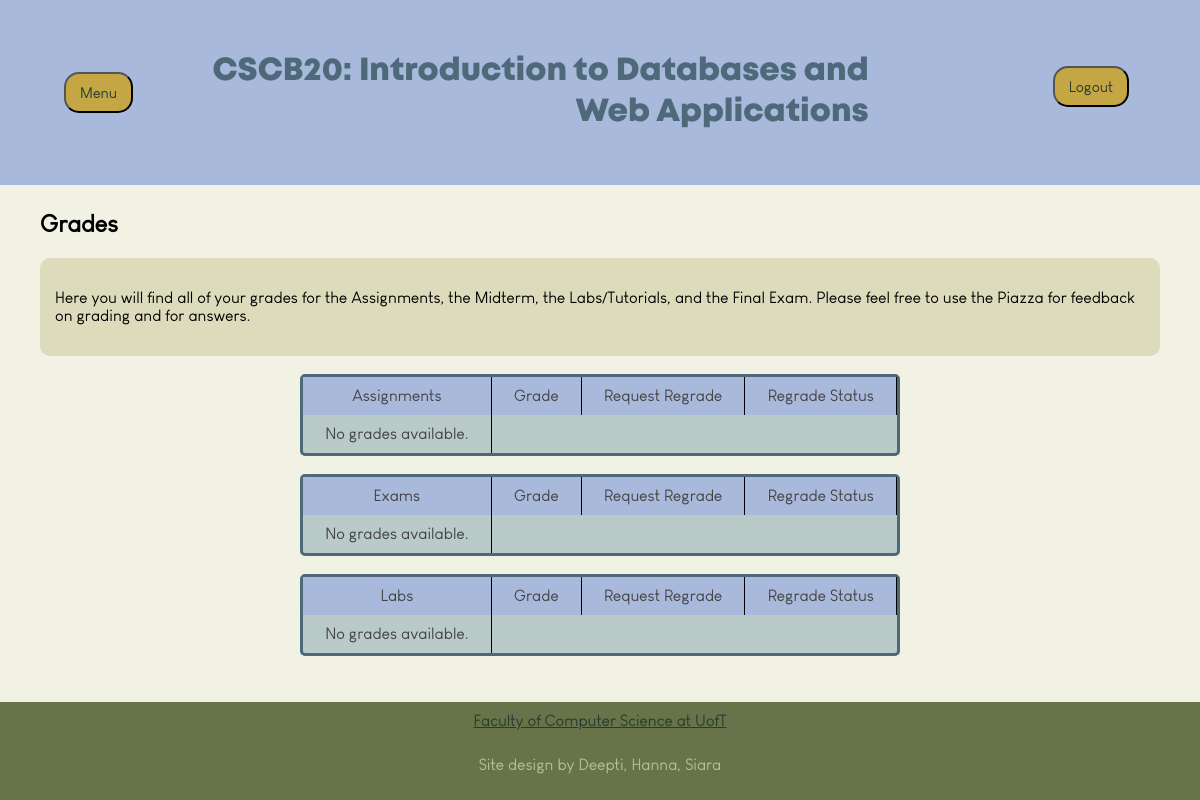
/studentgrades (signed in), run on an earlier commit of the app's database.
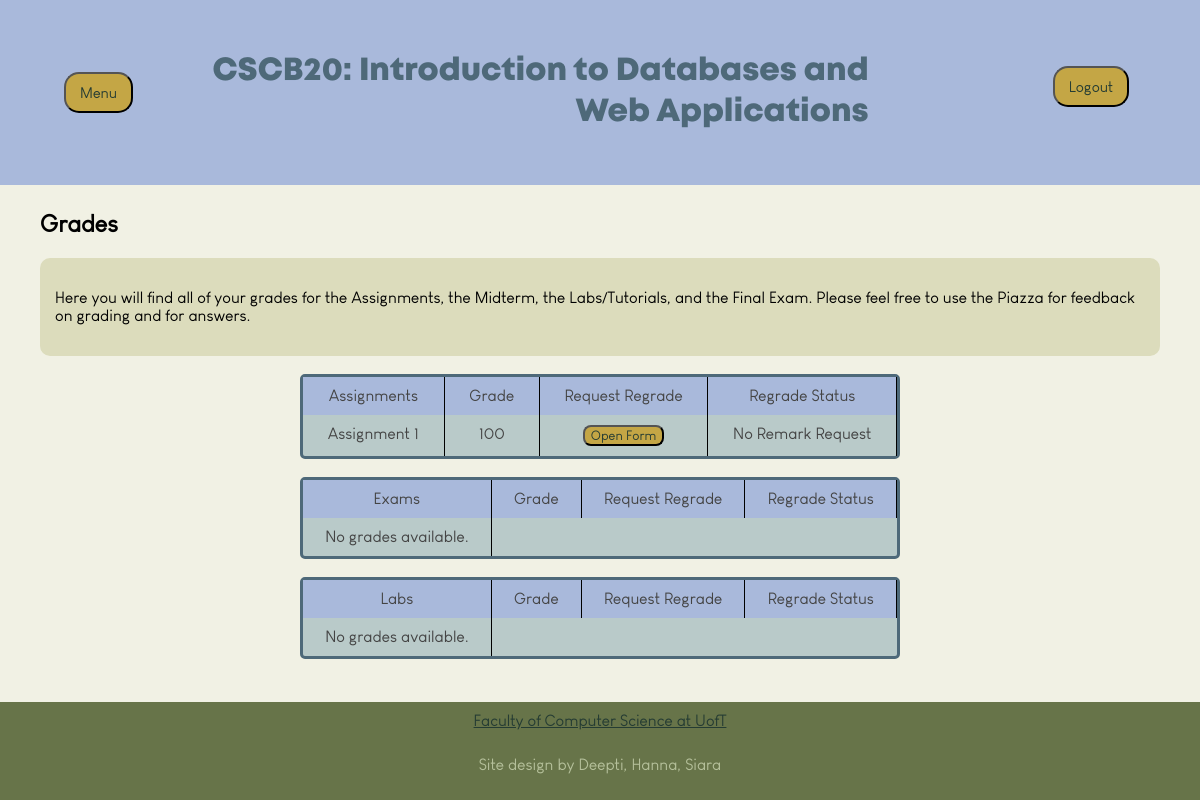
And on a later commit of the database.
### app.py (models this page shows)
class Assessment(db.Model):
    __tablename__ = 'assessments'
    assessment_id = db.Column(db.Integer, primary_key=True)
    name = db.Column(db.String, nullable=False)
    type = db.Column(db.String, nullable=False)
    details = db.Column(db.String)
    instructor_id = db.Column(db.Integer, ForeignKey('users.user_id'), nullable=False)

### app.py (the view, shortened to what this page needs)
@app.route('/studentgrades', methods=['GET', 'POST'])
def studentgrades():
    username = session['name']
    user = User.query.filter_by(username=username).first()
    assessments = Assessment.query.all()
    for assessment in assessments:
        existing_assignment = AssessmentsStudent.query.filter_by(
                user_id=user.user_id,
                assessment_id=assessment.assessment_id
            ).first()
    if not user.user_type == 0:
        return render_template('viewstudentgrades.html')
    if not user:
        return render_template('homepage.html')
    user_id = user.user_id
    r1 = (
        db.session.query(Assessment, AssessmentsStudent)
        .join(AssessmentsStudent, Assessment.assessment_id == AssessmentsStudent.assessment_id)
    )
    r2 = r1.outerjoin(RemarkRequests, AssessmentsStudent.remark_id == RemarkRequests.remark_id)
    r3 = r2.filter(AssessmentsStudent.user_id == user_id)
    r4 = r3.add_columns(RemarkRequests)
    r5 = r4.all()
    grades= []
    labs = []
    exams = []
    for assessment, student_assessment, remark_request in r5:
        grade_info = {
            'assessment_name': assessment.name,
            'assessment_id': assessment.assessment_id,
            'marks': student_assessment.marks if student_assessment.marks is not None else 'Not Graded',
            'remark_status': remark_request.status if remark_request else "No Remark Requested",
            'user_id': user_id
        }
        if assessment.type == "Test":
            exams.append(grade_info)
        elif assessment.type == "Lab":
            labs.append(grade_info)
        else:
            grades.append(grade_info)
    return render_template('studentgrades.html', grades=grades, labs = labs, exams = exams, user=user)

### templates/studentgrades.html (shortened to what the changed rows need)
<!DOCTYPE html>
<html>
    <head>
        <link rel="stylesheet" href="{{ url_for('static', filename='css/index.css') }}">
    </head>
    <body>
        <header class="header">
            <h1 class="headertext">CSCB20: Introduction to Databases and Web Applications</h1>
        </header>
    <main class="content">
        <h2>Grades</h2>
        <br>
        <div class="tablecontainer">
            <div class="studentgradegrid">
                {% if grades %}
                    {% for grade in grades %}
                        <div class="row">
                            <div class="cell">{{ grade['assessment_name'] }}</div>
                            {% if grade.marks%}
                                <div class="cell">{{ grade.marks }}</div>
                            {% else %}
                                <div class="cell">Not Graded</div>
                            {% endif%}
                            <div class="cell">
                                {% if grade['remark_status'] == "No Remark Requested" %}
                                    <button class="button" onclick="openForm({{ grade['assessment_id'] }})">Open Form</button>
                                {% else %}
                                    <p>Regrade request already submitted</p>
                                {% endif %}
                            </div>
                            <div class="cell">
                                {% if grade['remark_status'] == 0 %}
                                    Pending
                                {% elif grade['remark_status'] == 1 %}
                                    Declined
                                {% elif grade['remark_status'] == 2 %}
                                    Approved
                                {% else %}
                                    No Remark Request
                                {% endif %}
                            </div>
                        </div>
                    {% endfor %}
                {% else %}
                    <div class="row">
                        <div class="cell">No grades available.</div>
                    </div>
                {% endif %}
            </div>
            <br>
            <br>
        </div>
    </main>
</body>
</html>

What changed in the data, as far as the page shows it:
added Assessment: assessment_name "Assignment 1", marks "100"
Also different on the page:
text no longer shown: "No grades available."
